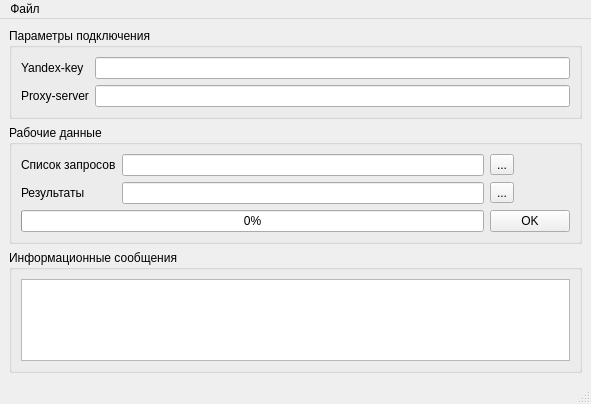
<?xml version="1.0" encoding="UTF-8"?>
<ui version="4.0">
 <class>MainWindow</class>
 <widget class="QMainWindow" name="MainWindow">
  <property name="geometry">
   <rect>
    <x>0</x>
    <y>0</y>
    <width>591</width>
    <height>404</height>
   </rect>
  </property>
  <property name="windowTitle">
   <string>Yandex.com поиск</string>
  </property>
  <widget class="QWidget" name="centralwidget">
   <layout class="QGridLayout" name="gridLayout">
    <item row="0" column="0">
     <widget class="QGroupBox" name="groupBox">
      <property name="title">
       <string>Параметры подключения</string>
      </property>
      <layout class="QGridLayout" name="gridLayout_2">
       <item row="0" column="2">
        <widget class="QLineEdit" name="lineEdit"/>
       </item>
       <item row="0" column="0">
        <widget class="QLabel" name="label">
         <property name="text">
          <string>Yandex-key</string>
         </property>
        </widget>
       </item>
       <item row="1" column="0">
        <widget class="QLabel" name="label_2">
         <property name="text">
          <string>Proxy-server</string>
         </property>
        </widget>
       </item>
       <item row="1" column="2">
        <widget class="QLineEdit" name="lineEdit_2">
         <property name="toolTip">
          <string>&lt;html&gt;&lt;head/&gt;&lt;body&gt;&lt;pre&gt;[user]:[password]@[server]:[port]&lt;/pre&gt;&lt;/body&gt;&lt;/html&gt;</string>
         </property>
        </widget>
       </item>
      </layout>
     </widget>
    </item>
    <item row="1" column="0">
     <widget class="QGroupBox" name="groupBox_2">
      <property name="title">
       <string>Рабочие данные</string>
      </property>
      <layout class="QGridLayout" name="gridLayout_3">
       <item row="0" column="1">
        <widget class="QLineEdit" name="lineEdit_3"/>
       </item>
       <item row="0" column="2">
        <widget class="QToolButton" name="toolButton">
         <property name="text">
          <string>...</string>
         </property>
        </widget>
       </item>
       <item row="1" column="2">
        <widget class="QToolButton" name="toolButton_2">
         <property name="text">
          <string>...</string>
         </property>
        </widget>
       </item>
       <item row="0" column="0">
        <widget class="QLabel" name="label_3">
         <property name="text">
          <string>Список запросов</string>
         </property>
        </widget>
       </item>
       <item row="1" column="1">
        <widget class="QLineEdit" name="lineEdit_4"/>
       </item>
       <item row="1" column="0">
        <widget class="QLabel" name="label_4">
         <property name="text">
          <string>Результаты</string>
         </property>
        </widget>
       </item>
       <item row="2" column="0" colspan="2">
        <widget class="QProgressBar" name="progressBar">
         <property name="value">
          <number>0</number>
         </property>
         <property name="textVisible">
          <bool>true</bool>
         </property>
         <property name="invertedAppearance">
          <bool>false</bool>
         </property>
        </widget>
       </item>
       <item row="2" column="2">
        <widget class="QPushButton" name="tryButton">
         <property name="sizePolicy">
          <sizepolicy hsizetype="Minimum" vsizetype="Fixed">
           <horstretch>0</horstretch>
           <verstretch>0</verstretch>
          </sizepolicy>
         </property>
         <property name="text">
          <string>OK</string>
         </property>
         <property name="autoDefault">
          <bool>false</bool>
         </property>
         <property name="flat">
          <bool>false</bool>
         </property>
        </widget>
       </item>
      </layout>
     </widget>
    </item>
    <item row="2" column="0">
     <widget class="QGroupBox" name="groupBox_3">
      <property name="title">
       <string>Информационные сообщения</string>
      </property>
      <layout class="QGridLayout" name="gridLayout_4">
       <item row="0" column="0">
        <widget class="QListWidget" name="listWidget">
         <property name="autoScroll">
          <bool>true</bool>
         </property>
         <property name="autoScrollMargin">
          <number>5</number>
         </property>
         <property name="editTriggers">
          <set>QAbstractItemView::NoEditTriggers</set>
         </property>
         <property name="selectionMode">
          <enum>QAbstractItemView::NoSelection</enum>
         </property>
         <property name="movement">
          <enum>QListView::Free</enum>
         </property>
         <property name="layoutMode">
          <enum>QListView::SinglePass</enum>
         </property>
        </widget>
       </item>
      </layout>
     </widget>
    </item>
   </layout>
  </widget>
  <widget class="QMenuBar" name="menubar">
   <property name="geometry">
    <rect>
     <x>0</x>
     <y>0</y>
     <width>591</width>
     <height>22</height>
    </rect>
   </property>
   <widget class="QMenu" name="menu">
    <property name="title">
     <string>Файл</string>
    </property>
    <addaction name="action"/>
   </widget>
   <addaction name="menu"/>
  </widget>
  <widget class="QStatusBar" name="statusbar"/>
  <action name="action">
   <property name="text">
    <string>Выход</string>
   </property>
  </action>
 </widget>
 <resources/>
 <connections>
  <connection>
   <sender>action</sender>
   <signal>triggered()</signal>
   <receiver>MainWindow</receiver>
   <slot>close()</slot>
   <hints>
    <hint type="sourcelabel">
     <x>557</x>
     <y>163</y>
    </hint>
    <hint type="destinationlabel">
     <x>295</x>
     <y>201</y>
    </hint>
   </hints>
  </connection>
 </connections>
</ui>
